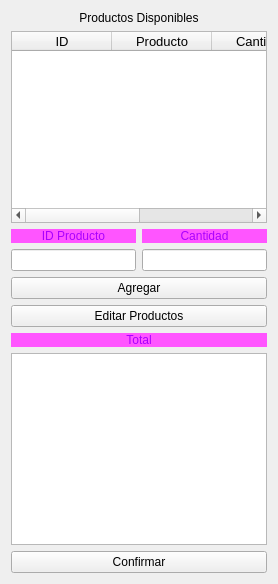
                  <widget class="QWidget" name="Productos_3">
                   <layout class="QGridLayout" name="gridLayout_6">
                    <item row="5" column="0">
                     <widget class="QLabel" name="TotalPro">
                      <property name="maximumSize">
                       <size>
                        <width>800</width>
                        <height>16777215</height>
                       </size>
                      </property>
                      <property name="styleSheet">
                       <string notr="true">color: rgb(170, 0, 255);
background-color: rgb(255, 85, 255);</string>
                      </property>
                      <property name="text">
                       <string>Total</string>
                      </property>
                      <property name="alignment">
                       <set>Qt::AlignCenter</set>
                      </property>
                     </widget>
                    </item>
                    <item row="7" column="0">
                     <widget class="QPushButton" name="ConfirmarPro">
                      <property name="maximumSize">
                       <size>
                        <width>800</width>
                        <height>16777215</height>
                       </size>
                      </property>
                      <property name="text">
                       <string>Confirmar</string>
                      </property>
                     </widget>
                    </item>
                    <item row="2" column="0">
                     <layout class="QGridLayout" name="gridLayout_4">
                      <item row="0" column="0">
                       <widget class="QLabel" name="LabelProductos">
                        <property name="maximumSize">
                         <size>
                          <width>530</width>
                          <height>16777215</height>
                         </size>
                        </property>
                        <property name="styleSheet">
                         <string notr="true">color: rgb(170, 0, 255);
background-color: rgb(255, 85, 255);</string>
                        </property>
                        <property name="text">
                         <string>ID Producto</string>
                        </property>
                        <property name="alignment">
                         <set>Qt::AlignCenter</set>
                        </property>
                       </widget>
                      </item>
                      <item row="0" column="1">
                       <widget class="QLabel" name="LabelStockPro">
                        <property name="maximumSize">
                         <size>
                          <width>530</width>
                          <height>16777215</height>
                         </size>
                        </property>
                        <property name="styleSheet">
                         <string notr="true">color: rgb(170, 0, 255);
background-color: rgb(255, 85, 255);</string>
                        </property>
                        <property name="text">
                         <string>Cantidad</string>
                        </property>
                        <property name="alignment">
                         <set>Qt::AlignCenter</set>
                        </property>
                       </widget>
                      </item>
                      <item row="1" column="0">
                       <widget class="QLineEdit" name="EleProductos">
                        <property name="maximumSize">
                         <size>
                          <width>530</width>
                          <height>16777215</height>
                         </size>
                        </property>
                       </widget>
                      </item>
                      <item row="1" column="1">
                       <widget class="QLineEdit" name="StockProductos">
                        <property name="maximumSize">
                         <size>
                          <width>530</width>
                          <height>16777215</height>
                         </size>
                        </property>
                       </widget>
                      </item>
                     </layout>
                    </item>
                    <item row="4" column="0">
                     <widget class="QPushButton" name="EditarPro">
                      <property name="text">
                       <string>Editar Productos</string>
                      </property>
                     </widget>
                    </item>
                    <item row="0" column="0">
                     <widget class="QLabel" name="Productos">
                      <property name="maximumSize">
                       <size>
                        <width>800</width>
                        <height>27</height>
                       </size>
                      </property>
                      <property name="text">
                       <string>Productos Disponibles</string>
                      </property>
                      <property name="alignment">
                       <set>Qt::AlignCenter</set>
                      </property>
                     </widget>
                    </item>
                    <item row="3" column="0">
                     <widget class="QPushButton" name="AggProducto">
                      <property name="text">
                       <string>Agregar</string>
                      </property>
                     </widget>
                    </item>
                    <item row="1" column="0">
                     <widget class="QTableWidget" name="TablaProductos">
                      <property name="font">
                       <font>
                        <family>Arial</family>
                        <pointsize>10</pointsize>
                       </font>
                      </property>
                      <column>
                       <property name="text">
                        <string>ID</string>
                       </property>
                      </column>
                      <column>
                       <property name="text">
                        <string>Producto</string>
                       </property>
                      </column>
                      <column>
                       <property name="text">
                        <string>Cantidad</string>
                       </property>
                      </column>
                      <column>
                       <property name="text">
                        <string>Precio</string>
                       </property>
                      </column>
                     </widget>
                    </item>
                    <item row="6" column="0">
                     <widget class="QTableWidget" name="TablaTotalPro"/>
                    </item>
                   </layout>
                  </widget>
